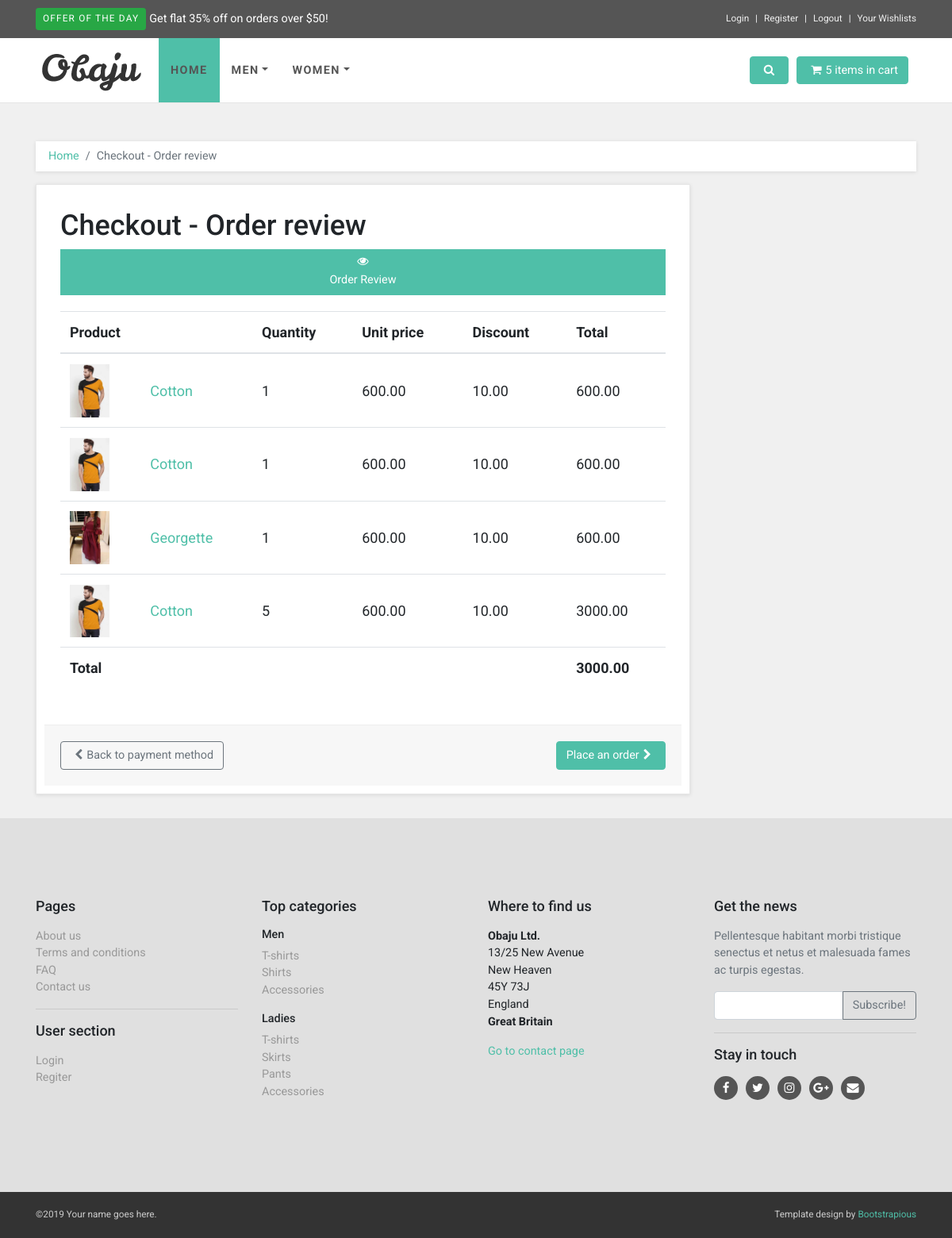
Screenshot of /order_review/ (signed in) with the database file from the repository.
### store/models.py (models this page shows, shortened)
class Category(models.Model):
    parent = models.ForeignKey('self', related_name='children', on_delete=models.CASCADE, blank=True, null=True)
    title = models.CharField(max_length=50)
    slug = models.SlugField(max_length=255)
    class Meta:
        verbose_name_plural = 'Categories'

class Product(models.Model):
    COLORS = (
        ('Red', 'Red'),
        ('Yellow', 'Yellow'),
        ('Green', 'Green'),
        ('Black', 'Black'),
        ('White', 'White'),
        ('Pink', 'Pink'),
        ('Maroon', 'Maroon'),
    )
    category = models.ForeignKey('Category', related_name='products', on_delete=models.CASCADE, default=True)
    parent = models.ForeignKey('self', related_name='variants', on_delete=models.CASCADE, blank=True, null=True)
    name = models.CharField(max_length=200, null=True, blank=True)
    slug = models.SlugField(max_length=255)
    price = models.DecimalField(max_digits=7, decimal_places=2)
    digital = models.BooleanField(default=False, null=True, blank=True)
    image = models.ImageField(null=True, blank=True)
    image1 = models.ImageField(null=True, blank=True)
    image2 = models.ImageField(null=True, blank=True)
    color = models.CharField(max_length=100, null=True, choices=COLORS)
    description = models.TextField(blank=True, null=True)
    num_available = models.IntegerField(default=1)
    num_visits = models.IntegerField(default=0)
    last_visit = models.DateTimeField(blank=True, null=True)
    wished_item = models.ManyToManyField(settings.AUTH_USER_MODEL, related_name='favourite',
                  default=None, blank=True)
    @property
    def imageURL(self):
        try:
            url = self.image1.url
        except:
            url = ''
        return url

### cart/models.py (models this page shows, shortened)
class Order(models.Model):
    STATUS = (
        ('Pending', 'Pending'),
        ('Out for delivery', 'Out for delivery'),
        ('Delivered', 'Delivered'),
    )
    customer = models.ForeignKey(Customer, default=True, on_delete=models.SET_NULL, null=True, blank=True)
    date_ordered = models.DateTimeField(auto_now_add=True)
    complete = models.BooleanField(default=False)
    transaction_id = models.CharField(max_length=100, null=True)
    status = models.CharField(max_length=200, null=True, choices=STATUS)
    full_name = models.CharField(max_length=50)
    email = models.EmailField(max_length=254, blank=True)
    address1 = models.CharField(max_length=250)
    address2 = models.CharField(max_length=250)
    city = models.CharField(max_length=100)
    phone = models.CharField(max_length=100)
    postal_code = models.CharField(max_length=20)
    country_code = models.CharField(max_length=4, blank=True)
    created = models.DateTimeField(auto_now_add=True)
    updated = models.DateTimeField(auto_now=True)
    total_paid = models.DecimalField(max_digits=5, decimal_places=2, null=True)
    order_key = models.CharField(max_length=200)
    payment_option = models.CharField(max_length=200, blank=True)
    billing_status = models.BooleanField(default=False)
    @property
    def get_cart_total(self):
        orderitems = self.orderitem_set.all()
        total = sum([item.get_total for item in orderitems])
        return total
    @property
    def get_cart_items(self):
        orderitems = self.orderitem_set.all()
        total = sum([item.quantity for item in orderitems])
        return total

class OrderItem(models.Model):
    product = models.ForeignKey(Product, default=True, on_delete=models.SET_NULL, null=True, blank=True)
    order = models.ForeignKey(Order, on_delete=models.SET_NULL, null=True, blank=True)
    quantity = models.IntegerField(default=0, null=True, blank=True)
    date_added = models.DateTimeField(auto_now_add=True)
    slug = models.CharField(max_length=30, null=True, blank=True)
    @property
    def get_total(self):
        total = self.product.price * self.quantity
        return total

### cart/views.py (the view)
# urls.py: path('order_review/', views.order_review, name="order-review"),
def order_review(request):
    data = cartData(request)
    user_id = request.user
    order = data['order']
    orders = OrderItem.objects.filter(order__customer__name__contains=user_id)
    context = {
        'order': order,
        'orders': orders,
    }
    return render(request, 'cart/order_review.html', context)

### account/models.py (called while the page is built)
    def __str__(self):
        return self.name

### cart/utils.py (called while the page is built)
def cartData(request):
    if request.user.is_authenticated:
        customer = request.user.customer
        order, created = Order.objects.get_or_create(customer=customer, complete=False)
        items = order.orderitem_set.all()
        cartItems = order.get_cart_items
    else:
        cookieData = cookieCart(request)
        cartItems = cookieData['cartItems']
        order = cookieData['order']
        items = cookieData['items']
    return {'cartItems': cartItems, 'order': order, 'items': items}

### store/context_processors.py (called while the page is built)
def menu_categories(request):
    categories = Category.objects.filter(parent=None)
    return {'menu_categories':categories}

### cart/templates/cart/order_review.html
{% extends 'store/base.html' %}
{% load static %}
{% block content %}
    <div id="all">
      <div id="content">
        <div class="container">
          <div class="row">
            <div class="col-lg-12">
              <nav aria-label="breadcrumb">
                <ol class="breadcrumb">
                  <li class="breadcrumb-item"><a href="#">Home</a></li>
                  <li aria-current="page" class="breadcrumb-item active">Checkout - Order review</li>
                </ol>
              </nav>
            </div>
            <div id="checkout" class="col-lg-9">
              <div class="box">
                <form>
                  <h1>Checkout - Order review</h1>
                  <div class="nav flex-column flex-sm-row nav-pills"><a href="#" class="nav-link flex-sm-fill text-sm-center active"> <i class="fa fa-eye">                     </i>Order Review</a></div>
                  <div class="content">
                    <div class="table-responsive">
                      <table class="table">
                        <thead>
                          <tr>
                            <th colspan="2">Product</th>
                            <th>Quantity</th>
                            <th>Unit price</th>
                            <th>Discount</th>
                            <th>Total</th>
                          </tr>
                        </thead>
                        <tbody>
                        {% for item in orders %}
                          <tr>
                            <td><a href="#"><img src="{{item.product.imageURL}}" alt="White Blouse Armani"></a></td>
                            <td><a href="#">{{ item.product.name }}</a></td>
                            <td>{{ item.quantity }}</td>
                            <td>{{ item.product.price }}</td>
                            <td>10.00</td>
                            <td>{{ item.get_total }}</td>
                          </tr>
                        {% endfor %}
                        </tbody>
                        <tfoot>
                          <tr>
                            <th colspan="5">Total</th>
                            <th>{{ order.get_cart_total }}</th>
                          </tr>
                        </tfoot>
                      </table>
                    </div>
                  </div>
                  <div class="box-footer d-flex justify-content-between"><a href="" class="btn btn-outline-secondary"><i class="fa fa-chevron-left"></i>Back to payment method</a>
                    <button type="submit" class="btn btn-primary">Place an order<i class="fa fa-chevron-right"></i></button>
                  </div>
                </form>
              </div>
            </div>
          </div>
        </div>
      </div>
    </div>
{% endblock content %}

### store/templates/store/base.html (shortened to what this page needs)
{% load static %}
<!DOCTYPE html>
<html>
  <head>
    <link rel="stylesheet" href="{% static 'vendor/bootstrap/css/bootstrap.min.css' %}">
    <link rel="stylesheet" href="{% static 'vendor/font-awesome/css/font-awesome.min.css' %}">
    <link rel="stylesheet" href="{% static 'vendor/owl.carousel/assets/owl.carousel.css' %}">
    <link rel="stylesheet" href="{% static 'vendor/owl.carousel/assets/owl.theme.default.css' %}">
    <link rel="stylesheet" href="{% static 'css/style.default.css'%}" id="theme-stylesheet">
    <link rel="stylesheet" href="{% static 'css/custom.css' %}">
  </head>
<body>
    <header class="header mb-5">
      <div id="top">
        <div class="container">
          <div class="row">
            <div class="col-lg-6 offer mb-3 mb-lg-0"><a href="#" class="btn btn-success btn-sm">Offer of the day</a><a href="#" class="ml-1">Get flat 35% off on orders over $50!</a></div>
            <div class="col-lg-6 text-center text-lg-right">
              <ul class="menu list-inline mb-0">
                <li class="list-inline-item"><a href="{% url 'account:login' %}">Login</a></li>
                <li class="list-inline-item"><a href="{% url 'account:register' %}">Register</a></li>
                <li class="list-inline-item"><a href="{% url 'account:logout' %}">Logout</a></li>
                <li class="list-inline-item"><a href="{% url 'account:wishlist' %}">Your Wishlists</a></li>
              </ul>
            </div>
          </div>
        </div>
      </div>
      <nav class="navbar navbar-expand-lg">
        <div class="container"><a href="index.html" class="navbar-brand home"><img src="{% static 'images/logo.png' %}" alt="Obaju logo" class="d-none d-md-inline-block"></a>
          <div id="navigation" class="collapse navbar-collapse">
                  <ul class="navbar-nav mr-auto">
                  <li class="nav-item"><a href="" class="nav-link active">Home</a></li>
               {% for category in menu_categories %}
                   {% if not category.children.all %}
                      <li class="nav-item dropdown menu-large"><a href="{% url 'category_detail' category.slug %}" data-toggle="dropdown" data-hover="dropdown" data-delay="200" class="dropdown-toggle nav-link">{{ category.title }}<b class="caret"></b></a>
                   {% else %}
                        <li class="nav-item dropdown menu-large"><a href="{% url 'category_detail' category.slug %}" data-toggle="dropdown" data-hover="dropdown" data-delay="200" class="dropdown-toggle nav-link">{{ category.title }}<b class="caret"></b></a>
                   {% endif %}
               {% endfor %}
              </li>
                  </ul>
          </div>
            <div class="navbar-buttons d-flex justify-content-end">
              <a data-toggle="collapse" href="#search" class="btn navbar-btn btn-primary d-none d-lg-inline-block"><i class="fa fa-search"></i></a>
              <div id="basket-overview" class="navbar-collapse collapse d-none d-lg-block"><a href="{% url 'cart' %}" class="btn btn-primary navbar-btn"><i class="fa fa-shopping-cart"></i><span id="cart-total">{{order.get_cart_items}} items in cart</span></a></div>
            </div>
          </div>
      </nav>
    </header>
{% block content %}
    {% endblock content %}
    <div id="footer">
      <div class="container">
        <div class="row">
          <div class="col-lg-3 col-md-6">
            <h4 class="mb-3">Pages</h4>
            <ul class="list-unstyled">
              <li><a href="text.html">About us</a></li>
              <li><a href="text.html">Terms and conditions</a></li>
              <li><a href="faq.html">FAQ</a></li>
              <li><a href="contact.html">Contact us</a></li>
            </ul>
            <hr>
            <h4 class="mb-3">User section</h4>
            <ul class="list-unstyled">
              <li><a href="#" data-toggle="modal" data-target="#login-modal">Login</a></li>
              <li><a href="register.html">Regiter</a></li>
            </ul>
          </div>
          <div class="col-lg-3 col-md-6">
            <h4 class="mb-3">Top categories</h4>
            <h5>Men</h5>
            <ul class="list-unstyled">
              <li><a href="{% url 'store' %}">T-shirts</a></li>
              <li><a href="{% url 'store' %}">Shirts</a></li>
              <li><a href="{% url 'store' %}">Accessories</a></li>
            </ul>
            <h5>Ladies</h5>
            <ul class="list-unstyled">
              <li><a href="{% url 'store' %}">T-shirts</a></li>
              <li><a href="{% url 'store' %}">Skirts</a></li>
              <li><a href="{% url 'store' %}">Pants</a></li>
              <li><a href="{% url 'store' %}">Accessories</a></li>
            </ul>
          </div>
          <div class="col-lg-3 col-md-6">
            <h4 class="mb-3">Where to find us</h4>
            <p><strong>Obaju Ltd.</strong><br>13/25 New Avenue<br>New Heaven<br>45Y 73J<br>England<br><strong>Great Britain</strong></p><a href="contact.html">Go to contact page</a>
          </div>
          <div class="col-lg-3 col-md-6">
            <h4 class="mb-3">Get the news</h4>
            <p class="text-muted">Pellentesque habitant morbi tristique senectus et netus et malesuada fames ac turpis egestas.</p>
            <form>
              <div class="input-group">
                <input type="text" class="form-control"><span class="input-group-append">
                  <button type="button" class="btn btn-outline-secondary">Subscribe!</button></span>
              </div>
            </form>
            <hr>
            <h4 class="mb-3">Stay in touch</h4>
            <p class="social"><a href="#" class="facebook external"><i class="fa fa-facebook"></i></a><a href="#" class="twitter external"><i class="fa fa-twitter"></i></a><a href="#" class="instagram external"><i class="fa fa-instagram"></i></a><a href="#" class="gplus external"><i class="fa fa-google-plus"></i></a><a href="#" class="email external"><i class="fa fa-envelope"></i></a></p>
          </div>
        </div>
      </div>
    </div>
    <div id="copyright">
      <div class="container">
        <div class="row">
          <div class="col-lg-6 mb-2 mb-lg-0">
            <p class="text-center text-lg-left">©2019 Your name goes here.</p>
          </div>
          <div class="col-lg-6">
            <p class="text-center text-lg-right">Template design by <a href="https://bootstrapious.com/">Bootstrapious</a>
            </p>
          </div>
        </div>
      </div>
    </div>
  </body>
</html>

### rows the page displays
Category: title "MEN"
Category: title "WOMEN"
Order: get_cart_items "5", get_cart_total "3000.00"
OrderItem: product.imageURL (picture), product.name "Cotton", quantity "1", product.price "600.00", get_total "600.00"
OrderItem: product.imageURL (picture), product.name "Cotton", quantity "1", product.price "600.00", get_total "600.00"
OrderItem: product.imageURL (picture), product.name "Georgette", quantity "1", product.price "600.00", get_total "600.00"
OrderItem: product.imageURL (picture), product.name "Cotton", quantity "5", product.price "600.00", get_total "3000.00"
